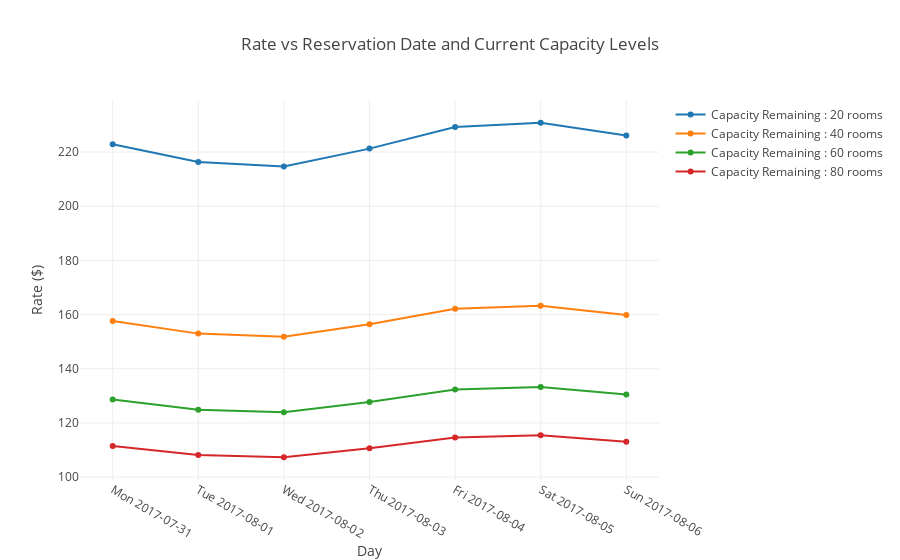

Notebook code cell kept with this figure:
### Code cell
# Plotting the room rate time series.
# Let's focus on a single week cycle.

price_levels = [go.Scatter(x=rate_df_to_show.head(7).index,
                           y=rate_df_to_show.head(7)['Capacity left : 20.0'],
                           name='Capacity Remaining : 20 rooms'),
                go.Scatter(x=rate_df_to_show.head(7).index,
                           y=rate_df_to_show.head(7)['Capacity left : 40.0'],
                           name='Capacity Remaining : 40 rooms'),
                go.Scatter(x=rate_df_to_show.head(7).index,
                           y=rate_df_to_show.head(7)['Capacity left : 60.0'],
                           name='Capacity Remaining : 60 rooms'),
                go.Scatter(x=rate_df_to_show.head(7).index,
                           y=rate_df_to_show.head(7)['Capacity left : 80.0'],
                           name='Capacity Remaining : 80 rooms')]

layout_prices = go.Layout(title='Rate vs Reservation Date and Current Capacity Levels',
                       xaxis={'title':'Day'}, yaxis={'title':'Rate ($)'})

fig = go.Figure(data=price_levels, layout=layout_prices)
iplot(fig, filename='price_levels_ts')

### Figure 1 — Plotly figure (JSON) as saved in the notebook; plotly's stock layout.template omitted (floating-point values rounded to 4 significant figures)
{"data": [{"name": "Capacity Remaining : 20 rooms", "type": "scatter", "uid": "47d92f90-bc52-11e8-a625-8c85903153e4", "x": ["Mon 2017-07-31", "Tue 2017-08-01", "Wed 2017-08-02", "Thu 2017-08-03", "Fri 2017-08-04", "Sat 2017-08-05", "Sun 2017-08-06"], "y": [222.9, 216.3, 214.7, 221.3, 229.3, 230.8, 226.1]}, {"name": "Capacity Remaining : 40 rooms", "type": "scatter", "uid": "47d9366e-bc52-11e8-a879-8c85903153e4", "x": ["Mon 2017-07-31", "Tue 2017-08-01", "Wed 2017-08-02", "Thu 2017-08-03", "Fri 2017-08-04", "Sat 2017-08-05", "Sun 2017-08-06"], "y": [157.6, 153.0, 151.8, 156.5, 162.1, 163.2, 159.9]}, {"name": "Capacity Remaining : 60 rooms", "type": "scatter", "uid": "47d937c0-bc52-11e8-943b-8c85903153e4", "x": ["Mon 2017-07-31", "Tue 2017-08-01", "Wed 2017-08-02", "Thu 2017-08-03", "Fri 2017-08-04", "Sat 2017-08-05", "Sun 2017-08-06"], "y": [128.7, 124.9, 123.9, 127.8, 132.4, 133.3, 130.5]}, {"name": "Capacity Remaining : 80 rooms", "type": "scatter", "uid": "47d938d2-bc52-11e8-8ebb-8c85903153e4", "x": ["Mon 2017-07-31", "Tue 2017-08-01", "Wed 2017-08-02", "Thu 2017-08-03", "Fri 2017-08-04", "Sat 2017-08-05", "Sun 2017-08-06"], "y": [111.5, 108.2, 107.3, 110.6, 114.6, 115.4, 113.0]}], "layout": {"title": "Rate vs Reservation Date and Current Capacity Levels", "xaxis": {"title": "Day"}, "yaxis": {"title": "Rate ($)"}}}
